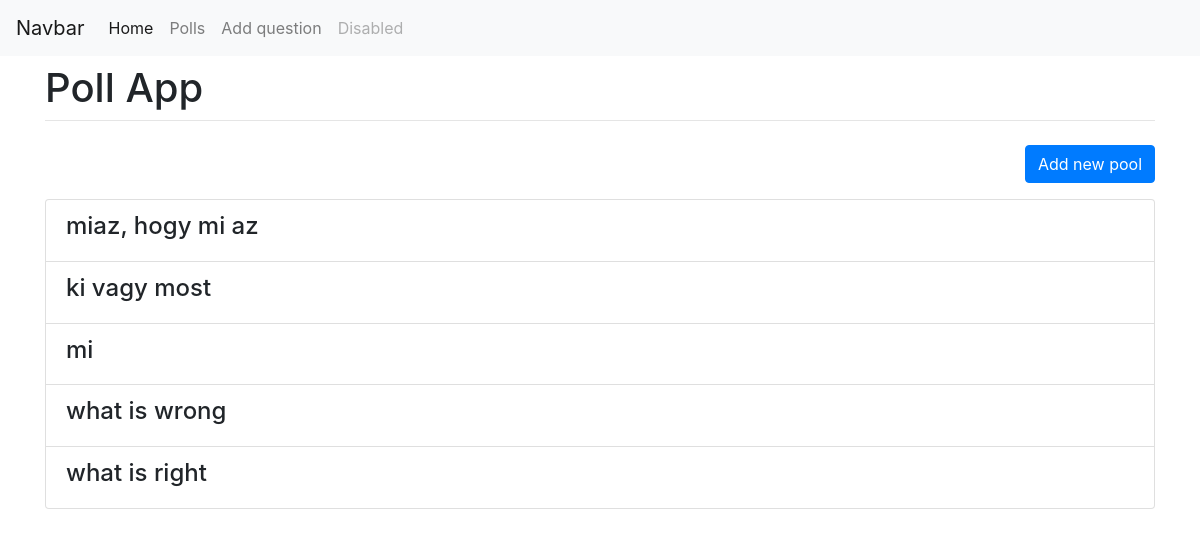
/polls/, run on an earlier commit of the app's database.
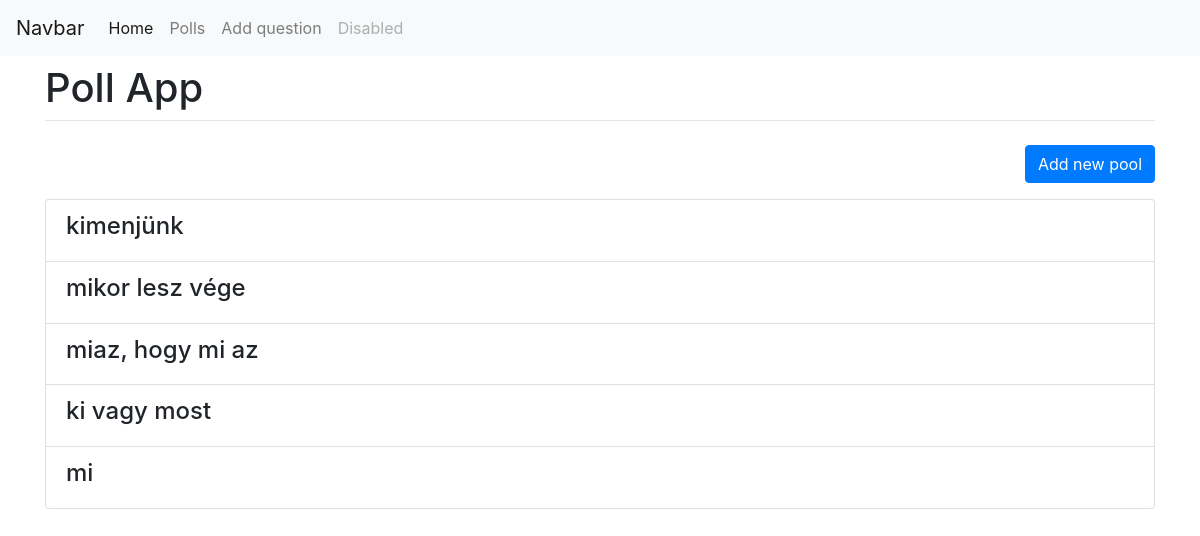
And on a later commit of the database.
### polls/models.py (models this page shows, shortened)
class Question(models.Model):
    question_text = models.CharField(max_length=200)
    pub_date = models.DateTimeField(editable=False, auto_now_add=True)

### polls/views.py (the view)
# urls.py: path('', views.IndexView.as_view(), name='index'),
class IndexView(generic.ListView):
    template_name = 'polls/index.html'
    context_object_name = 'latest_question_list'
    def get_queryset(self):
        return Question.objects.filter(
        pub_date__lte=timezone.now()
        ).order_by('-pub_date')[:5]

### polls/templates/polls/index.html
{% extends 'polls/base.html' %}
{% block content %}
    <div class="container fluid">
      <div class="row justify-content-center">
        <div class="col">
          <h1 class="mt-2">Poll App</h1>
          <hr class="mt-0 mb-4">
<p class="text-right"><a class=" btn btn-primary" href="{% url 'polls:addpoll' %}">Add new pool</a></p>
{% if latest_question_list %}
    <ul class="list-group">
    {% for question in latest_question_list %}
        <li class="list-group-item d-flex justify-content-between align-items-center"><a class="h4" href="{% url 'polls:detail' question.id %}">{{ question.question_text }}</a>
          </li>
    {% endfor %}
    </ul>
{% else %}
    <p>No polls are available.</p>
{% endif %}
        </div>
      </div>
    </div>
  {% endblock %}

What changed in the data, as far as the page shows it:
no longer on this page (row unchanged): Question: question_text "what is wrong"
no longer on this page (row unchanged): Question: question_text "what is right"
added Question: question_text "kimenjünk"
added Question: question_text "mikor lesz vége"
